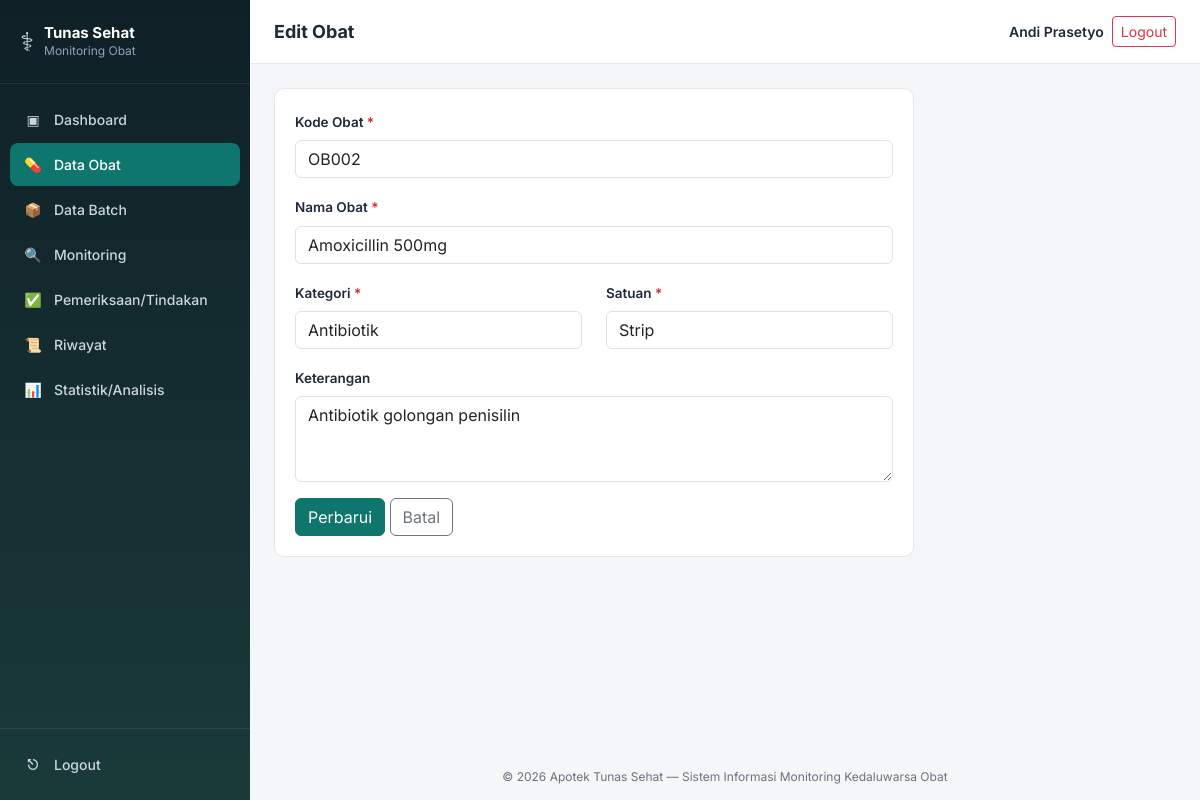
The app's page /modules/obat/edit.php?id=2 (signed in) with its own data.
### tables this page shows
CREATE TABLE obat (
    id_obat INT AUTO_INCREMENT PRIMARY KEY,
    kode_obat VARCHAR(20) NOT NULL UNIQUE,
    nama_obat VARCHAR(100) NOT NULL,
    kategori VARCHAR(50) NOT NULL,
    satuan VARCHAR(20) NOT NULL,
    keterangan TEXT NULL,
    created_at TIMESTAMP DEFAULT CURRENT_TIMESTAMP,
    updated_at TIMESTAMP DEFAULT CURRENT_TIMESTAMP ON UPDATE CURRENT_TIMESTAMP
);

### includes/functions.php (called while the page is built, shortened)
<?php
function e(?string $str): string
{
    return htmlspecialchars($str ?? '', ENT_QUOTES, 'UTF-8');
}

### modules/obat/edit.php (the view, shortened to what this page needs)
<?php
require_once __DIR__ . '/../../config/config.php';
$id = (int) ($_GET['id'] ?? 0);
$stmt = $pdo->prepare("SELECT * FROM obat WHERE id_obat = ?");
$stmt->execute([$id]);
$obat = $stmt->fetch();
$old = $obat;
include __DIR__ . '/../../includes/header.php';
?>
<div class="panel" style="max-width:640px;">
  <form method="POST" novalidate>
    <div class="mb-3">
      <label class="form-label">Kode Obat <span class="required-mark">*</span></label>
      <input type="text" name="kode_obat" class="form-control" value="<?= e($old['kode_obat']) ?>" required>
    </div>
    <div class="mb-3">
      <label class="form-label">Nama Obat <span class="required-mark">*</span></label>
      <input type="text" name="nama_obat" class="form-control" value="<?= e($old['nama_obat']) ?>" required>
    </div>
    <div class="row">
      <div class="col-md-6 mb-3">
        <label class="form-label">Kategori <span class="required-mark">*</span></label>
        <input type="text" name="kategori" class="form-control" value="<?= e($old['kategori']) ?>" required>
      </div>
      <div class="col-md-6 mb-3">
        <label class="form-label">Satuan <span class="required-mark">*</span></label>
        <input type="text" name="satuan" class="form-control" value="<?= e($old['satuan']) ?>" required>
      </div>
    </div>
    <div class="mb-3">
      <label class="form-label">Keterangan</label>
      <textarea name="keterangan" class="form-control" rows="3"><?= e($old['keterangan']) ?></textarea>
    </div>
    <button type="submit" class="btn btn-primary-app text-white">Perbarui</button>
    <a href="index.php" class="btn btn-outline-secondary">Batal</a>
  </form>
</div>
<?php include __DIR__ . '/../../includes/footer.php'; ?>

### assets/css/style.css (style rules this page uses)
:root { --primary: #0f766e; --primary-dark: #0b5a54; --sidebar-bg: #0f2027; --sidebar-bg2: #1a3a3a; --text-main: #1f2937; --text-muted: #6b7280; --border: #e5e7eb; --bg-page: #f4f6f8; --aman: #16a34a; --perhatian: #d97706; --kritis: #ea580c; --kedaluwarsa: #dc2626; --radius: 10px; }
* { box-sizing: border-box; }
body { font-family: 'Inter', -apple-system, BlinkMacSystemFont, 'Segoe UI', sans-serif; background: var(--bg-page); color: var(--text-main); margin: 0; }
.panel { background: #fff; border-radius: var(--radius); border: 1px solid var(--border); padding: 20px; margin-bottom: 22px; }
.form-label { font-weight: 600; font-size: 13.5px; }
.required-mark { color: var(--kedaluwarsa); }
.btn-primary-app { background: var(--primary); border-color: var(--primary); }

### records on screen
obat: kode_obat "OB002", nama_obat "Amoxicillin 500mg", kategori "Antibiotik", satuan "Strip", keterangan "Antibiotik golongan penisilin"

### other values on screen
$pageTitle "Edit Obat"
$user['nama_lengkap'] "Andi Prasetyo"
